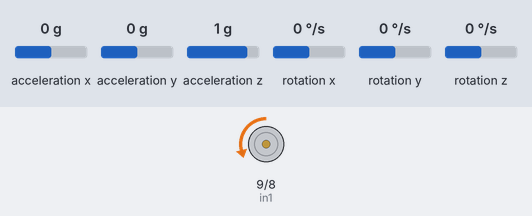
The sketch below on a simulated Arduino Uno, built with avr-gcc and run on an emulated ATmega328P. Shown: motor-driver pin pairs drawn as motors (green arrow = first pin HIGH = forward, orange = second pin HIGH = backward, longer = more drive, scaled by the enable pin). Wiring (inferred from the names in the program): MPU-6050 motion sensor at I2C address 0x68. Inputs (shaded band) come from the test bench; at power-on: rotation x 0 °/s, rotation z 0 °/s, acceleration z 1 g, acceleration x 0 g, acceleration y 0 g, rotation y 0 °/s. What the sketch prints to the serial monitor is not drawn.

Above: at 5.9 s.
6.0 s: rotation x set to -192 °/s
At 6.9 s:
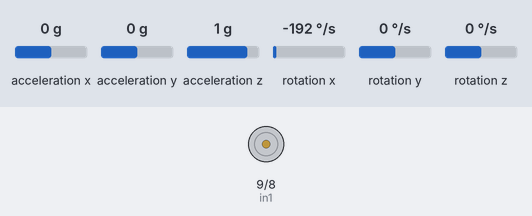
7.8 s: rotation z set to -100 °/s
At 8.96 s:
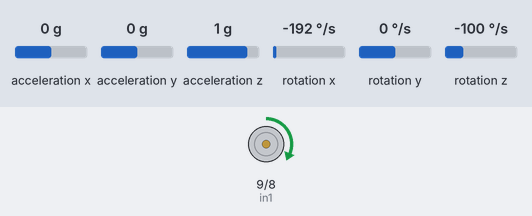
10.8 s: acceleration z set to 0 g
Timing chart, 0 to 19.8 s (numbered marks = the images above; inputs shaded):
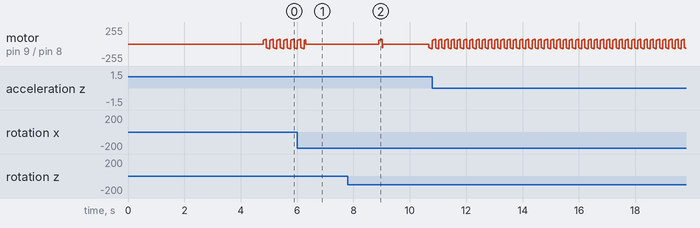

Measured:
- by itself, motor on pin 9 (in1) / pin 8 (in2): repeats every 0.22 s: forward 62/255 0.02 s, forward 65/255 0.03 s, forward 69/255 0.04 s, backward 58/255 0.03 s, backward 62/255 0.02 s, backward 65/255 0.03 s, backward 69/255 0.04 s, forward 58/255 0.03 s

The sketch:

deadband.ino
```cpp
float a[5] = {};
static int flag = 0;

#include <Wire.h>
//Declaring some global variables
int gyro_x, gyro_y, gyro_z;
long gyro_x_cal, gyro_y_cal, gyro_z_cal;
boolean set_gyro_angles = false;

long acc_x, acc_y, acc_z, acc_total_vector;
float angle_roll_acc, angle_pitch_acc;

float angle_pitch, angle_roll;
int angle_pitch_buffer, angle_roll_buffer;
float angle_pitch_output, angle_roll_output;

long loop_timer;
int temp;

static long latertime = 0;
float dt = 0.001;

static float por = 0;
static int out = 0;
int in1 = 9;
int in2 = 8;
int ena = 10;
int sign = 1;

void setup_mpu_6050_registers(){
  //Activate the MPU-6050
  Wire.beginTransmission(0x68);                                        //Start communicating with the MPU-6050
  Wire.write(0x6B);                                                    //Send the requested starting register
  Wire.write(0x00);                                                    //Set the requested starting register
  Wire.endTransmission();
  //Configure the accelerometer (+/-8g)
  Wire.beginTransmission(0x68);                                        //Start communicating with the MPU-6050
  Wire.write(0x1C);                                                    //Send the requested starting register
  Wire.write(0x10);                                                    //Set the requested starting register
  Wire.endTransmission();
  //Configure the gyro (500dps full scale)
  Wire.beginTransmission(0x68);                                        //Start communicating with the MPU-6050
  Wire.write(0x1B);                                                    //Send the requested starting register
  Wire.write(0x08);                                                    //Set the requested starting register
  Wire.endTransmission();
}


void read_mpu_6050_data(){                                             //Subroutine for reading the raw gyro and accelerometer data
  Wire.beginTransmission(0x68);                                        //Start communicating with the MPU-6050
  Wire.write(0x3B);                                                    //Send the requested starting register
  Wire.endTransmission();                                              //End the transmission
  Wire.requestFrom(0x68,14);                                           //Request 14 bytes from the MPU-6050
  while(Wire.available() < 14);                                        //Wait until all the bytes are received
  acc_x = Wire.read()<<8|Wire.read();
  acc_y = Wire.read()<<8|Wire.read();
  acc_z = Wire.read()<<8|Wire.read();
  temp = Wire.read()<<8|Wire.read();
  gyro_x = Wire.read()<<8|Wire.read();
  gyro_y = Wire.read()<<8|Wire.read();
  gyro_z = Wire.read()<<8|Wire.read();
}

void setup() {
  Wire.begin();                                                        //Start I2C as master
  setup_mpu_6050_registers();                                          //Setup the registers of the MPU-6050
  for (int cal_int = 0; cal_int < 1000 ; cal_int ++){                  //Read the raw acc and gyro data from the MPU-6050 for 1000 times
    read_mpu_6050_data();
    gyro_x_cal += gyro_x;                                              //Add the gyro x offset to the gyro_x_cal variable
    gyro_y_cal += gyro_y;                                              //Add the gyro y offset to the gyro_y_cal variable
    gyro_z_cal += gyro_z;                                              //Add the gyro z offset to the gyro_z_cal variable
    delay(3);
  }

  // divide by 1000 to get avarage offset
  gyro_x_cal /= 1000;
  gyro_y_cal /= 1000;
  gyro_z_cal /= 1000;
  Serial.begin(115200);
  loop_timer = micros();
  pinMode(in1, OUTPUT);
  pinMode(in2, OUTPUT);
  pinMode(ena, OUTPUT);

}

void loop(){
  long startime = millis();
  dt = (startime - latertime) / 1000.0;

  read_mpu_6050_data();
 //Subtract the offset values from the raw gyro values
  gyro_x -= gyro_x_cal;
  gyro_y -= gyro_y_cal;
  gyro_z -= gyro_z_cal;

  //Gyro angle calculations . Note 0.0000611 = 1 / (250Hz x 65.5)
  angle_pitch += gyro_x * dt * 0.0153;                                   //Calculate the traveled pitch angle and add this to the angle_pitch variable
  angle_roll += gyro_y * dt * 0.0153;                                    //Calculate the traveled roll angle and add this to the angle_roll variable
  //0.000001066 = 0.0000611 * (3.142(PI) / 180degr) The Arduino sin function is in radians
  angle_pitch += angle_roll * sin(gyro_z * dt * 0.0153 * (3.142 / 180));               //If the IMU has yawed transfer the roll angle to the pitch angel
  angle_roll -= angle_pitch * sin(gyro_z * dt * 0.0153 * (3.142 / 180));               //If the IMU has yawed transfer the pitch angle to the roll angel

  //Accelerometer angle calculations
  acc_total_vector = sqrt((acc_x*acc_x)+(acc_y*acc_y)+(acc_z*acc_z));  //Calculate the total accelerometer vector
  //57.296 = 1 / (3.142 / 180) The Arduino asin function is in radians
  angle_pitch_acc = asin((float)acc_y/acc_total_vector)* 57.296;       //Calculate the pitch angle
  angle_roll_acc = asin((float)acc_x/acc_total_vector)* -57.296;       //Calculate the roll angle

  angle_pitch_acc -= 3.7;                                              //Accelerometer calibration value for pitch
  angle_roll_acc -= 0.0;                                               //Accelerometer calibration value for roll

  if(set_gyro_angles){                                                 //If the IMU is already started
    angle_pitch = angle_pitch * 0.9996 + angle_pitch_acc * 0.0004;     //Correct the drift of the gyro pitch angle with the accelerometer pitch angle
    angle_roll = angle_roll * 0.9996 + angle_roll_acc * 0.0004;        //Correct the drift of the gyro roll angle with the accelerometer roll angle
  }
  else{                                                                //At first start
    angle_pitch = angle_pitch_acc;                                     //Set the gyro pitch angle equal to the accelerometer pitch angle
    angle_roll = angle_roll_acc;                                       //Set the gyro roll angle equal to the accelerometer roll angle
    set_gyro_angles = true;
    //Set the IMU started flag
  }

  //To dampen the pitch and roll angles a complementary filter is used
  angle_pitch_output = angle_pitch_output * 0.9 + angle_pitch * 0.1;   //Take 90% of the output pitch value and add 10% of the raw pitch value
  angle_roll_output = angle_roll_output * 0.9 + angle_roll * 0.1;      //Take 90% of the output roll value and add 10% of the raw roll value


 while(micros() - loop_timer < 4000);                                 //Wait until the loop_timer reaches 4000us (250Hz) before starting the next loop
 loop_timer = micros();//Reset the loop timer

 if(flag == 0){
  a[0] = a[1] = a[2] = a[3] = a[4] = angle_pitch_output;
  flag = 1;
 }
 else{
  for(int i = 0; i<=3; i++){
    a[i] = a[i+1];
  }
  a[4] = angle_pitch_output;
 }
 float avgvalue = (a[0] + a[1] + a[2] + a[3] + a[4])/5;

  por = por + sign;
  delay(2);
  if(por > 20){
    sign = -1;
    por = 0;}
  else if(por < -20){
    sign = 1;
    por = 0;
  }
  if(abs(avgvalue) > 50){
    por = 0;
    delay(2);
  }


  if(por > 0){
    out = 55.0 + (por/255.0)*(255.0-55.0);
    digitalWrite(in1 , HIGH);
    digitalWrite(in2 , LOW);
    analogWrite(ena, abs(out));
  }
  else if(por < 0){
    out = -55.0 + (por/-255.0)*(-255.0+55.0);
    digitalWrite(in2 , HIGH);
    digitalWrite(in1 , LOW);
    analogWrite(ena, abs(out));
  }
  else{
    out = 0;
    analogWrite(ena, abs(out));
  }


  Serial.print(avgvalue);Serial.print("   |    ");
  Serial.print(por);Serial.print("   |    ");
  Serial.println(out);


 latertime = startime;

}
```
